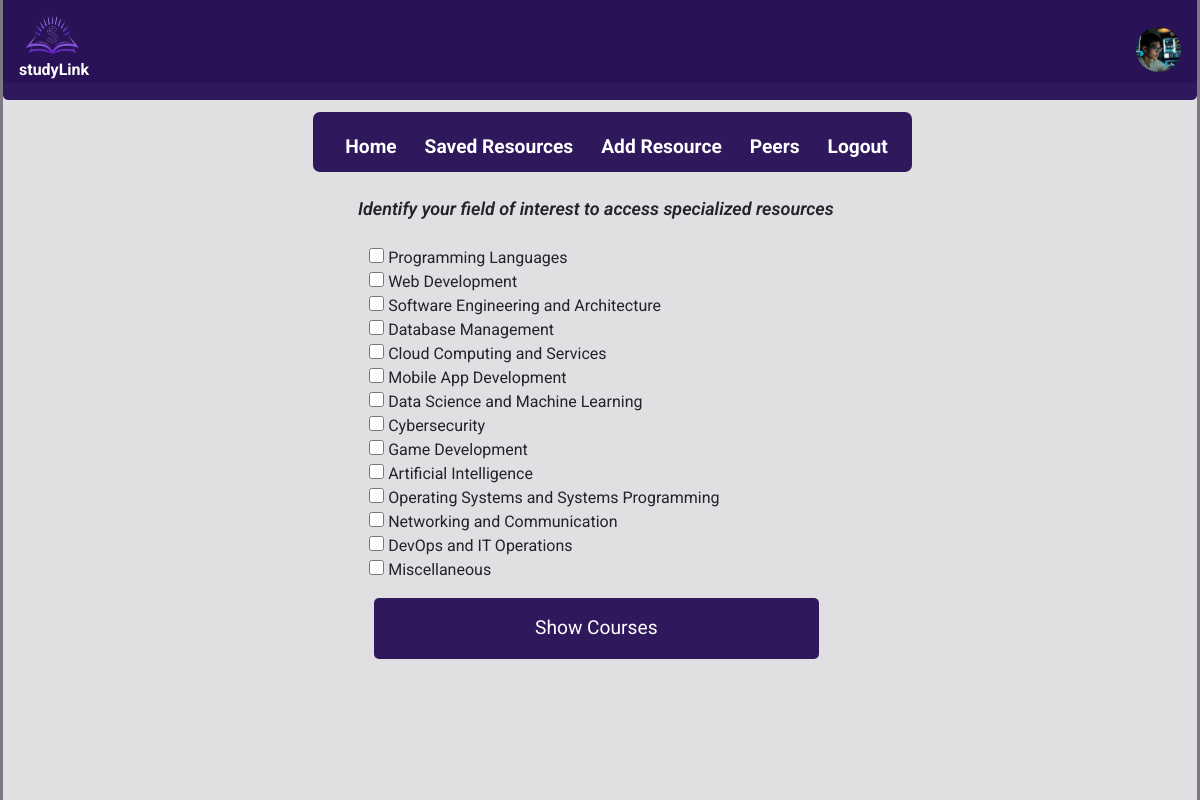
The page /fields (signed in) on the database its author committed.
### studylink/models.py (models this page shows, shortened)
class User(db.Model, UserMixin):
  __tablename__ = 'user'
  id = db.Column(db.Integer, primary_key=True)
  username = db.Column(db.String(20), unique=True, nullable=False)
  email = db.Column(db.String(120), unique=True, nullable=False)
  image_file = db.Column(db.String(60), nullable=False, default='profile.jpg')
  password = db.Column(db.String(60), nullable=False)
  joined = db.Column(db.DateTime, default=datetime.utcnow)
  website = db.Column(db.String(120))
  twitter = db.Column(db.String(100))
  github = db.Column(db.String(100))
  user_fields = db.relationship('UserFields', backref='user', lazy=True, cascade='all, delete-orphan')
  user_resources = db.relationship('UserResources', backref='user', lazy=True)
  reviews = db.relationship('Reviews', backref='user', lazy=True)
  replies = db.relationship('Reply', backref='user', lazy=True)
  resources = db.relationship('Resources', back_populates='user')

class Fields(db.Model):
  __tablename__ = 'fields'
  id = db.Column(db.Integer, primary_key=True)
  field_name = db.Column(db.String(60), nullable=False)
  courses = db.relationship('Courses', backref='fields', lazy=True)

### studylink/routes.py (the view)
@app.route('/fields')
@login_required
def fields():
  fields = Fields.query.all()
  return render_template('fields.html', fields=fields)

### studylink/models.py (called while the page is built)
@login_manager.user_loader
def load_user(user_id):
  return User.query.get(int(user_id))

### studylink/templates/fields.html
{% extends "base.html" %}
{% block content %}
  <section class="field-pick">
    <p class="message">Identify your field of interest to access specialized resources</p>
    <form action="{{ url_for('courses') }}" method="POST">
      <section class="form-group">
        {% for field in fields %}
          <input type="checkbox" id="field{{ field.id }}" name="field" value="{{ field.id }}" style="margin-left: .2rem; width: 15px; height: 15px;">
          <label for="field{{ field.id }}">{{ field.field_name }}</label><br>
        {% endfor %}
        <button type="submit" class="button" style="width: 95%; margin: 1rem .5rem;">Show Courses</button>
      </section>
    </form>
  </section>
{% endblock %}

### studylink/templates/base.html (shortened to what this page needs)
<!DOCTYPE html>
<html lang="en">
<head>
  <link href="https://cdn.jsdelivr.net/npm/bootstrap@5.3.3/dist/css/bootstrap.min.css" rel="stylesheet">
  <link rel="stylesheet" href="{{ url_for('static', filename='styles.css') }}">
  <link rel="stylesheet" href="https://cdnjs.cloudflare.com/ajax/libs/font-awesome/4.7.0/css/font-awesome.min.css">
</head>
<body>
  {% if current_user.is_authenticated %}
    <header class="header">
      <section class="header__head">
        <section class="logo1">
          <img src="{{ url_for('static', filename='images/logo.png') }}" alt="logo">
          <span class="name1">studyLink</span>
        </section>
        <nav style="margin-top: 12rem; background-color: #240c54ef; height: 60px; border-radius: 7px;">
          <ul>
            <li><a  href="{{ url_for('home') }}"></i>Home</a></li>
            <li><a href="{{ url_for('saved_resources') }}">Saved Resources</a></li>
            <li><a href="{{ url_for('add_resource') }}">Add Resource</a></li>
            <li><a href="{{ url_for('peers') }}">Peers</a></li>
            <li><a href="{{ url_for('logout') }}">Logout</a></li>
          </ul>
        </nav>
        <a href="{{ url_for('account') }}">
          <img class="account" src="{{ url_for('static', filename='images/' + current_user.image_file) }}" alt="Profile Pic" title="User Profile" width="45" height="45">
        </a>
      </section>
    </header>
  {% endif %}
  <main class="main">
    {% block content %}{% endblock %}
  </main>
</body>
</html>

### studylink/static/styles.css (style rules this page uses)
:root { --BG-COLOR: #240c54ef; --BTN-COLOR: #261f3198; --PRI-COLOR: #FFF; --FNT-SIZE: clamp(1rem, 2rem, 1vw); --FLEX-DISPLAY: flex; --JUST-CONTENT: space-between; --ALIGN-ITEMS: center; --GEN-MARGIN: 0 auto; --BD-RADIUS: 5px; --ACCNT-BD:2px solid var(--BG-COLOR); }
html { scroll-behavior: smooth; }
body { min-height: 100vh; padding: 0 3px; font-family: 'roboto', sans-serif; background-color: var(--BTN-COLOR); font-size: var(--FNT-SIZE); display: var(--FLEX-DISPLAY); flex-direction: column; }
.header { width: 100%; height: 80px; margin-bottom: .2rem; position: relative; }
.logo, .logo1 { display: var(--FLEX-DISPLAY); align-items: var(--ALIGN-ITEMS); flex-direction: column; margin-top: .3rem; }
.logo img, .logo1 img { width: 60px; height: 60px; margin-top: -.7rem; }
.name, .name1 { font-size: .9rem; color: var(--PRI-COLOR); font-weight: bolder; margin-top: -1.1rem; }
.logo1 { display: none; }
.header__head { width: 100%; height: 80px; background-color: var(--BG-COLOR); border-bottom-left-radius: var(--BD-RADIUS); border-bottom-right-radius: var(--BD-RADIUS); padding: 0 1rem .5rem; display: var(--FLEX-DISPLAY); justify-content: var(--JUST-CONTENT); align-items: var(--ALIGN-ITEMS); }
.account { border-radius: 50%; margin-top: 7px; }
nav { display: none; }
main { flex-grow: 1; display: var(--FLEX-DISPLAY); flex-direction: column; align-items: flex-start; background-color: hsla(0, 0%, 100%, 0.762); border: none; overflow: hidden; padding-bottom: 2rem; }
.form-group { padding: 1rem; }
.button { width: 100%; background-color: var(--BG-COLOR); color: var(--PRI-COLOR); font-size: 1.2rem; border: none; border-radius: var(--BD-RADIUS); padding: 1rem; }
.message { margin: .5rem; font-size: 18px; font-weight: 600; font-style: italic; }
@media screen and (min-width: 590px) { .header__head { height: 100px; } }
@media screen and (min-width: 590px) { .field-pick { width: 500px; margin: 2rem auto; } }
@media screen and (min-width: 720px) { .logo img, .logo1 img { width: 70px; height: 70px; } }
@media screen and (min-width: 720px) { .name, .name1 { font-size: 1rem; margin-top: -1rem; } }
@media screen and (min-width: 720px) { .logo1 { display: flex; } }
@media screen and (min-width: 720px) { .message { margin-top: 2rem; } }
@media screen and (min-width: 720px) { .field-pick { margin-top: 5rem; } }
@media screen and (min-width: 720px) { nav { display: block; } }
@media screen and (min-width: 720px) { nav ul { list-style: none; margin-top: 1.3rem; } }
@media screen and (min-width: 720px) { nav ul li { display: inline-block; margin-right: 1.5rem; font-size: 1.1rem; position: relative; } }
@media screen and (min-width: 720px) { nav ul li a { color: var(--PRI-COLOR); text-decoration: none; font-weight: bold; } }
@media screen and (min-width: 720px) { nav ul li a::after { content: ""; background-color: var(--PRI-COLOR); width: 0; height: 3px; position: absolute; left: 0; bottom: 0; transition: all .3s ease-out; } }
@media screen and (min-width: 900px) { nav ul li a { font-size: 1.2rem; } }

### rows shown on the page
User: image_file (placeholder picture)
Fields: field_name "Programming Languages"
Fields: field_name "Web Development"
Fields: field_name "Software Engineering and Architecture"
Fields: field_name "Database Management"
Fields: field_name "Cloud Computing and Services"
Fields: field_name "Mobile App Development"
Fields: field_name "Data Science and Machine Learning"
Fields: field_name "Cybersecurity"
Fields: field_name "Game Development"
Fields: field_name "Artificial Intelligence"
Fields: field_name "Operating Systems and Systems Programming"
Fields: field_name "Networking and Communication"
Fields: field_name "DevOps and IT Operations"
Fields: field_name "Miscellaneous"
